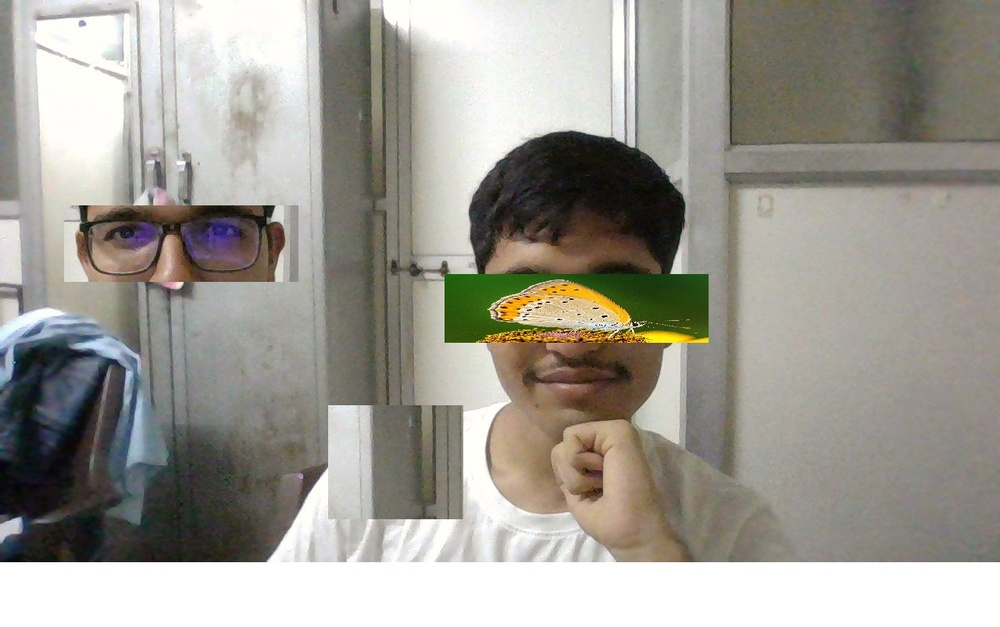
#> input picture samples/tampered.jpg, 1000 x 627 px, shrunk from 1280 x 803 before the run
$ python test_ela.py samples/tampered.jpg
#> lines starting #> are read from the running program, lines starting #| are printed output that depends on the picture
### modules/ela.py
import io
from pathlib import Path

import matplotlib
matplotlib.use("Agg")  # save to file, no pop-up window
import matplotlib.pyplot as plt
import numpy as np
from PIL import Image, ImageChops


def run_ela(path, quality=90):
    """Re-save as JPEG and return the (amplified) difference image + raw array."""
#> called with path = 'samples/tampered.jpg', quality = 90
    original = Image.open(path).convert("RGB")
#> original is the input picture: PIL image 1000x627 RGB; mean R, G, B 158, 155.2, 147

    buffer = io.BytesIO()
    original.save(buffer, "JPEG", quality=quality)
    buffer.seek(0)
    resaved = Image.open(buffer).convert("RGB")

    diff = np.asarray(ImageChops.difference(original, resaved)).astype(np.float32)
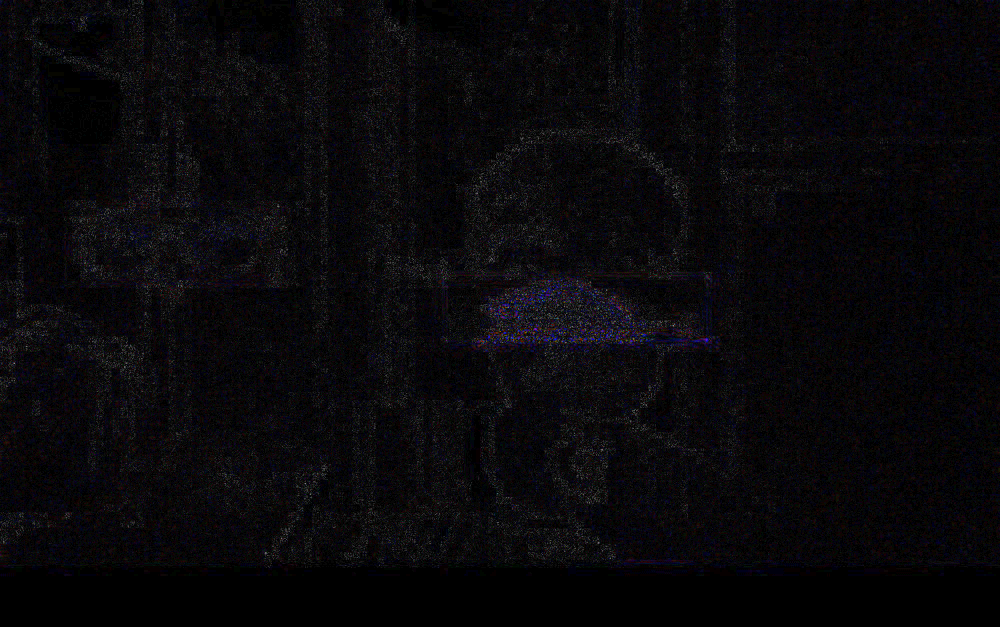
#> diff: shape (627, 1000, 3) float32; mean R, G, B 1.3, 1.1, 1.5; drawn with min black and max white

    # Scale so the brightest 0.5% of pixels hit white (robust to outliers)
    top = np.percentile(diff, 99.5)
#> top = 8
    scale = 255.0 / top if top > 0 else 1.0
#> scale = 31.88
    ela_img = Image.fromarray(np.clip(diff * scale, 0, 255).astype(np.uint8))
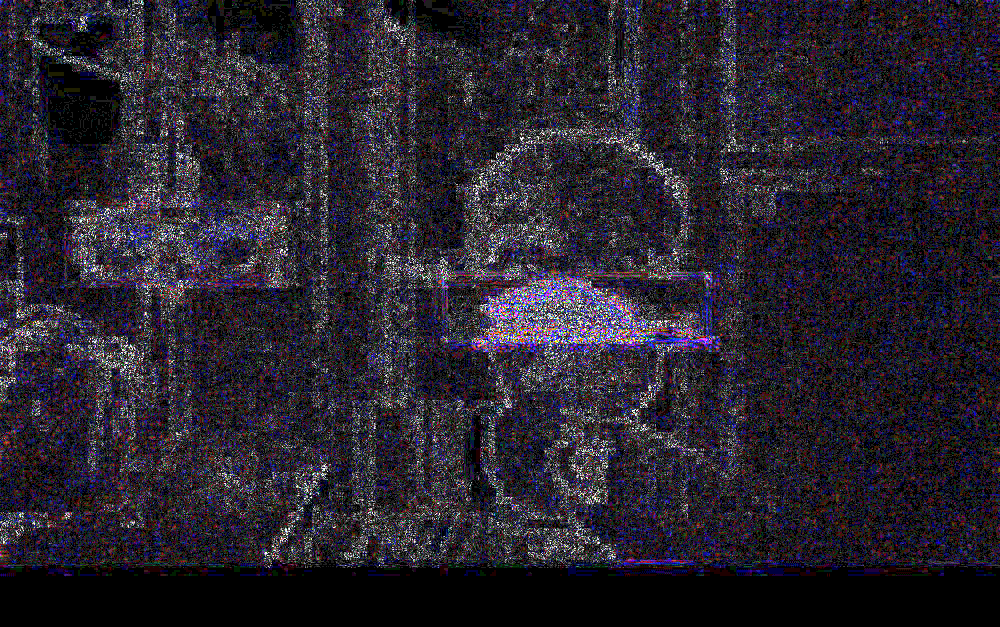
#> ela_img: PIL image 1000x627 RGB; mean R, G, B 40.1, 35.2, 46
    return original, ela_img, diff


def block_statistics(diff, block=16):
    """Average error level per block; blocks far above the rest are suspicious."""
#> called with block = 16
    gray = diff.mean(axis=2)
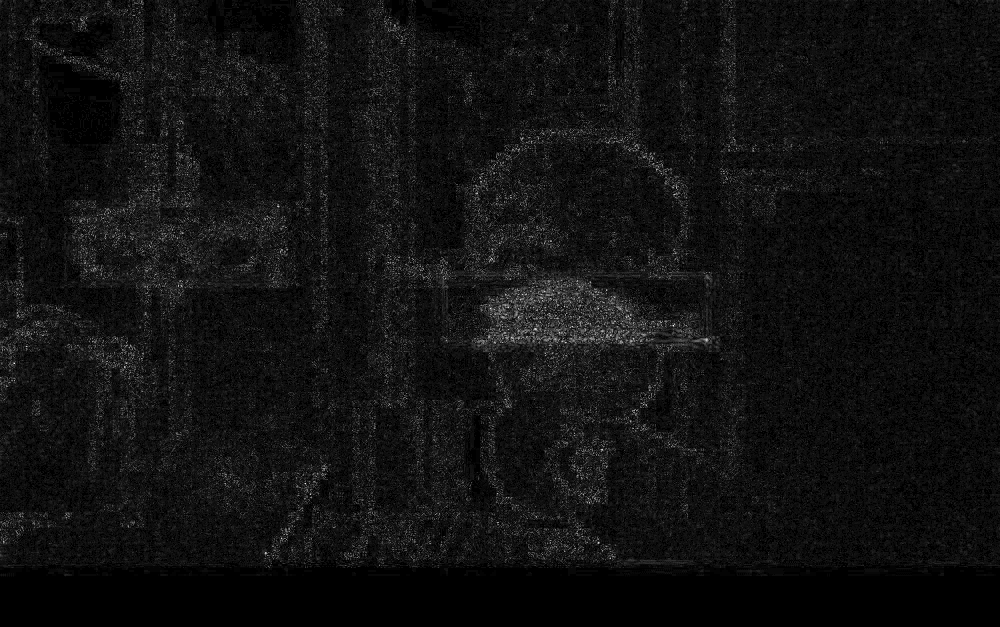
#> gray: shape (627, 1000) float32; min 0, max 19.33, mean 1.3; drawn with min black and max white
    h, w = gray.shape
#> h = 627; w = 1000
    h, w = h - h % block, w - w % block
#> h = 624; w = 992
    blocks = gray[:h, :w].reshape(h // block, block, w // block, block).mean(axis=(1, 3))
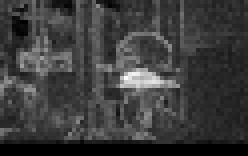
#> blocks: shape (39, 62) float32 (shown 4 times larger); min 0, max 5.51, mean 1.31; drawn with min black and max white
    threshold = blocks.mean() + 3 * blocks.std()
#> threshold = 3.58
    return {
        "mean_error": round(float(gray.mean()), 3),
        "max_block_error": round(float(blocks.max()), 3),
        "suspicious_block_pct": round(float((blocks > threshold).mean() * 100), 2),
    }


def analyze(path, quality=90, out_dir="outputs"):
    original, ela_img, diff = run_ela(path, quality)
    stats = block_statistics(diff)
#> stats = {'mean_error': 1.3, 'max_block_error': 5.51, 'suspicious_block_pct': 1.65}

    out = Path(out_dir)
    out.mkdir(exist_ok=True)
    stem = Path(path).stem
    ela_path = out / f"{stem}_ela.png"
    ela_img.save(ela_path)

    # Side-by-side figure for the report
    fig, axes = plt.subplots(1, 2, figsize=(12, 5))
    axes[0].imshow(original)
    axes[0].set_title("Original")
    axes[1].imshow(ela_img)
    axes[1].set_title(f"ELA (quality={quality})")
    for ax in axes:
        ax.axis("off")
    fig_path = out / f"{stem}_ela_comparison.png"
    fig.savefig(fig_path, dpi=150, bbox_inches="tight")
    plt.close(fig)

    return {**stats, "ela_image": str(ela_path), "comparison": str(fig_path)}

### test_ela.py
import sys
from modules.ela import analyze

path = sys.argv[1] if len(sys.argv) > 1 else "outputs/working_copy_test.jpg"
result = analyze(path)
#> result = {'mean_error': 1.3, 'max_block_error': 5.51, 'suspicious_block_pct': 1.65, 'ela_image': 'outputs/tampered_ela.png', 'comparison': 'outputs/tampered_ela_comparison.png'}
for key, value in result.items():
    print(f"{key:22}: {value}")
#> this loop made 5 passes
#> (key, value) on passes 1 to 5: ('mean_error', 1.3), ('max_block_error', 5.51), ('suspicious_block_pct', 1.65), ('ela_image', 'outputs/tampered_ela.png'), ('comparison', 'outputs/tampered_ela_comparison.png')
#| mean_error            : 1.298
#| max_block_error       : 5.513
#| suspicious_block_pct  : 1.65
#| ela_image             : outputs/tampered_ela.png
#| comparison            : outputs/tampered_ela_comparison.png
